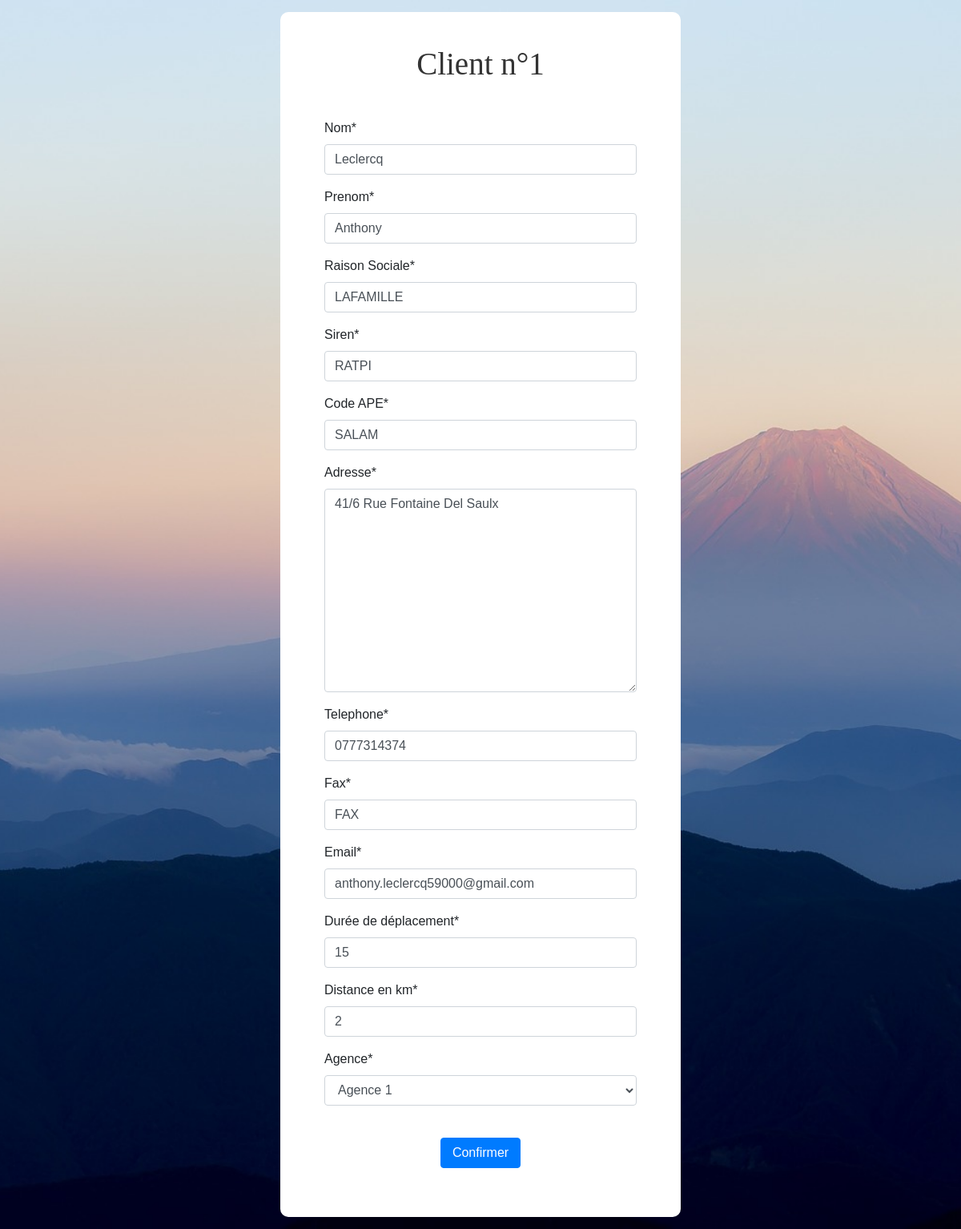
The app's page /fiche_client/1/1/ (signed in) with its own data.
### sitePPE/models.py (models this page shows, shortened)
class Client(models.Model):
    nom = models.CharField(max_length=30)
    prenom = models.CharField(max_length=30)
    raison_sociale = models.CharField(max_length=30, verbose_name="Raison Sociale")
    siren = models.CharField(max_length=30)
    code_ape = models.CharField(max_length=30, verbose_name="Code APE")
    adresse = models.TextField()
    telephone = models.CharField(max_length=10)
    fax = models.CharField(max_length=30)
    email = models.CharField(max_length=50)
    duree_deplacement = models.IntegerField(verbose_name="Durée de déplacement")
    distance_km = models.IntegerField(verbose_name="Distance en km")
    numero_agence = models.ForeignKey('Agence', on_delete=models.CASCADE, verbose_name="Agence")

class Agence(models.Model):
    nom = models.CharField(max_length=30)
    adresse = models.TextField()
    telephone = models.CharField(max_length=10)
    fax = models.CharField(max_length=30)
    code_region = models.ForeignKey('Region', on_delete=models.CASCADE)
    def __str__(self):
        return self.nom

### sitePPE/views.py (the view, shortened to what this page needs)
# urls.py: path('fiche_client/<int:matricule>/<int:numero>/', views.ficheClientForm, name='ficheClientForm'),
@login_required(login_url="connexion")
def ficheClientForm(request, matricule, numero):
    client = Client.objects.get(id=numero)
    form = ClientForm(request.POST or None, instance=client)
    return render(request, 'sitePPE/ficheClient.html', locals())

### sitePPE/forms.py
class ClientForm(forms.ModelForm):
    class Meta:
        model = Client
        fields = '__all__'

### sitePPE/templates/sitePPE/ficheClient.html (shortened to what this page needs)
{% load crispy_forms_filters %}
{% load static %}
<!DOCTYPE html>
<html lang="en">
<head>
    <link rel="stylesheet" href="https://stackpath.bootstrapcdn.com/bootstrap/4.1.3/css/bootstrap.min.css">
    <link rel="stylesheet" href="https://maxcdn.bootstrapcdn.com/font-awesome/4.7.0/css/font-awesome.min.css">
    <link rel="stylesheet" href="{% static "sitePPE/css/main.css" %}" />
</head>
<body>
<form method="post" action="">
    <div class="container-contact100">
        <div class="wrap-contact100" >
            <span class="contact100-form-title">
                Client n°{{ numero }}
            </span>
            {{ form|crispy }}
            <br>
            <p style="text-align: center">
                <button type="submit" class="btn btn-primary" style="width:100px" >Confirmer</button>
            </p>
        </div>
    </div>
</form>
</body>
</html>

### sitePPE/static/sitePPE/css/main.css (style rules this page uses)
* { margin: 0px; padding: 0px; box-sizing: border-box; }
body, html { height: 100%; font-family: Poppins-Regular, sans-serif; }
.container-contact100 { width: 100%; min-height: 100vh; display: -webkit-box; display: -webkit-flex; display: -moz-box; display: -ms-flexbox; display: flex; flex-wrap: wrap; justify-content: center; align-items: center; padding: 15px; background: url("../images/hero-bg.jpg") top center; background-size: cover; position: relative; }
.wrap-contact100 { width: 500px; background: #fff; border-radius: 10px; overflow: hidden; padding: 42px 55px 45px 55px; }
.contact100-form-title { display: block; font-family: Poppins-Bold; font-size: 39px; color: #333333; line-height: 1.2; text-align: center; padding-bottom: 44px; }

### records on screen
Client: nom "Leclercq", prenom "Anthony", raison_sociale "LAFAMILLE", siren "RATPI", code_ape "SALAM", adresse "41/6 Rue Fontaine Del Saulx", telephone "0777314374", fax "FAX", email "anthony.leclercq59000@gmail.com", duree_deplacement "15", distance_km "2", numero_agence "Agence 1"

### other values on screen
{{ numero }} "1"
